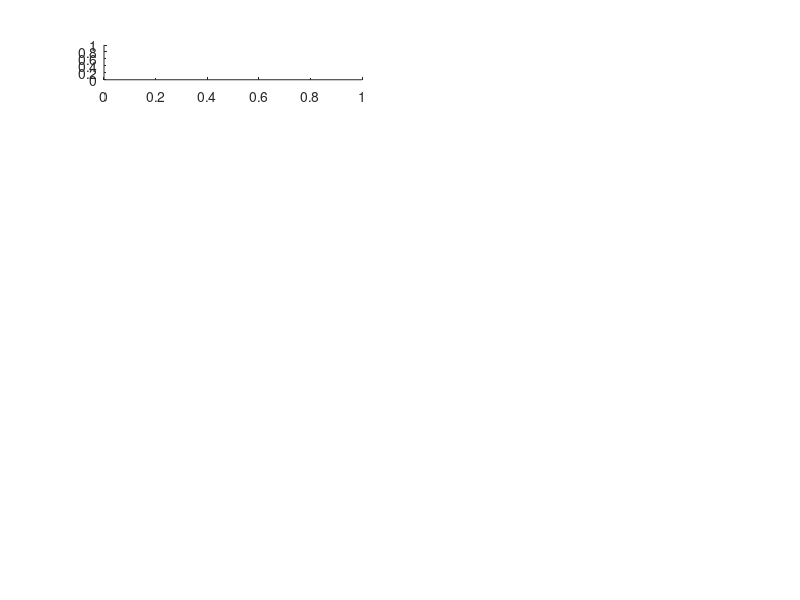

Recreate this plot in MATLAB. (Note: this script raises an error after producing the figure.)


t = 1;
figure;hold all;

plot_i = 1:2:14;
for i=1:7
    subplot(7,2,plot_i(i));
    plot(data.time{t}, data.trial{t}(i,:));
    title(data.label{i});
end

plot_i = 14:-2:2;
for i=14:-1:8
    subplot(7,2,plot_i(i-7));
    plot(data.time{t}, data.trial{t}(i,:));
    title(data.label{i});
end
